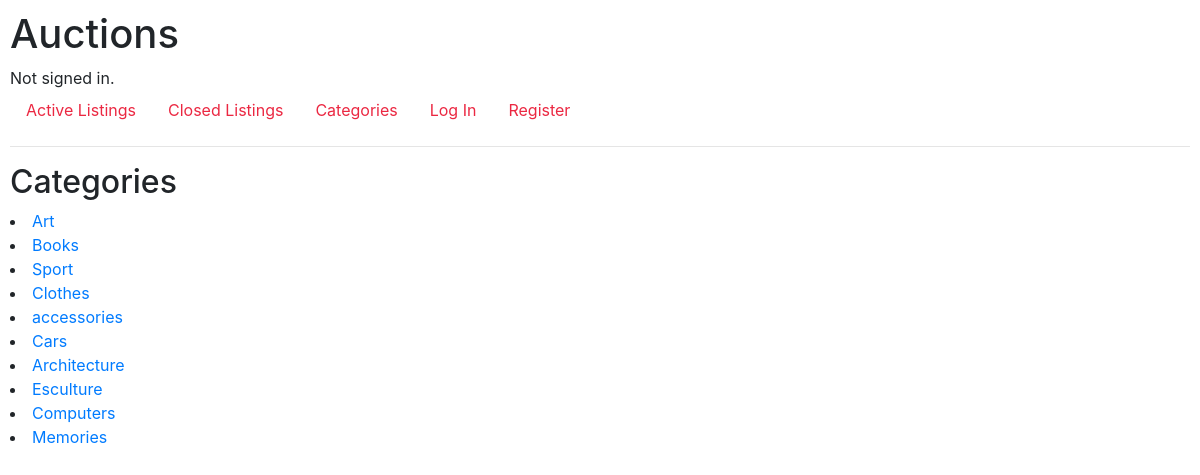
The page /categories on the database its author committed.
### auctions/models.py (models this page shows)
class Categories(models.Model):
    category = models.CharField(max_length=64, default='Default category')
    def __str__(self):
        return f"{self.category}"

### auctions/views.py (the view)
# urls.py: path("categories", views.categories, name="categories"),
def categories(request):
    return render(request, "auctions/categories.html", {
        "categories": Categories.objects.all(),
    })

### auctions/templates/auctions/categories.html
{% extends "auctions/layout.html" %}
{% block body %}
<h2>Categories</h2>
    {% for category in categories %}
        <li>
            <a href="{% url 'category' category.id %}">
                {{ category }}
            </a>
        </li>
    {%  endfor %}
{% endblock %}

### auctions/static/auctions/styles.css (style rules this page uses)
body { padding: 10px; }

### rows shown on the page
Categories: category "Art"
Categories: category "Books"
Categories: category "Sport"
Categories: category "Clothes"
Categories: category "accessories"
Categories: category "Cars"
Categories: category "Architecture"
Categories: category "Esculture"
Categories: category "Computers"
Categories: category "Memories"
